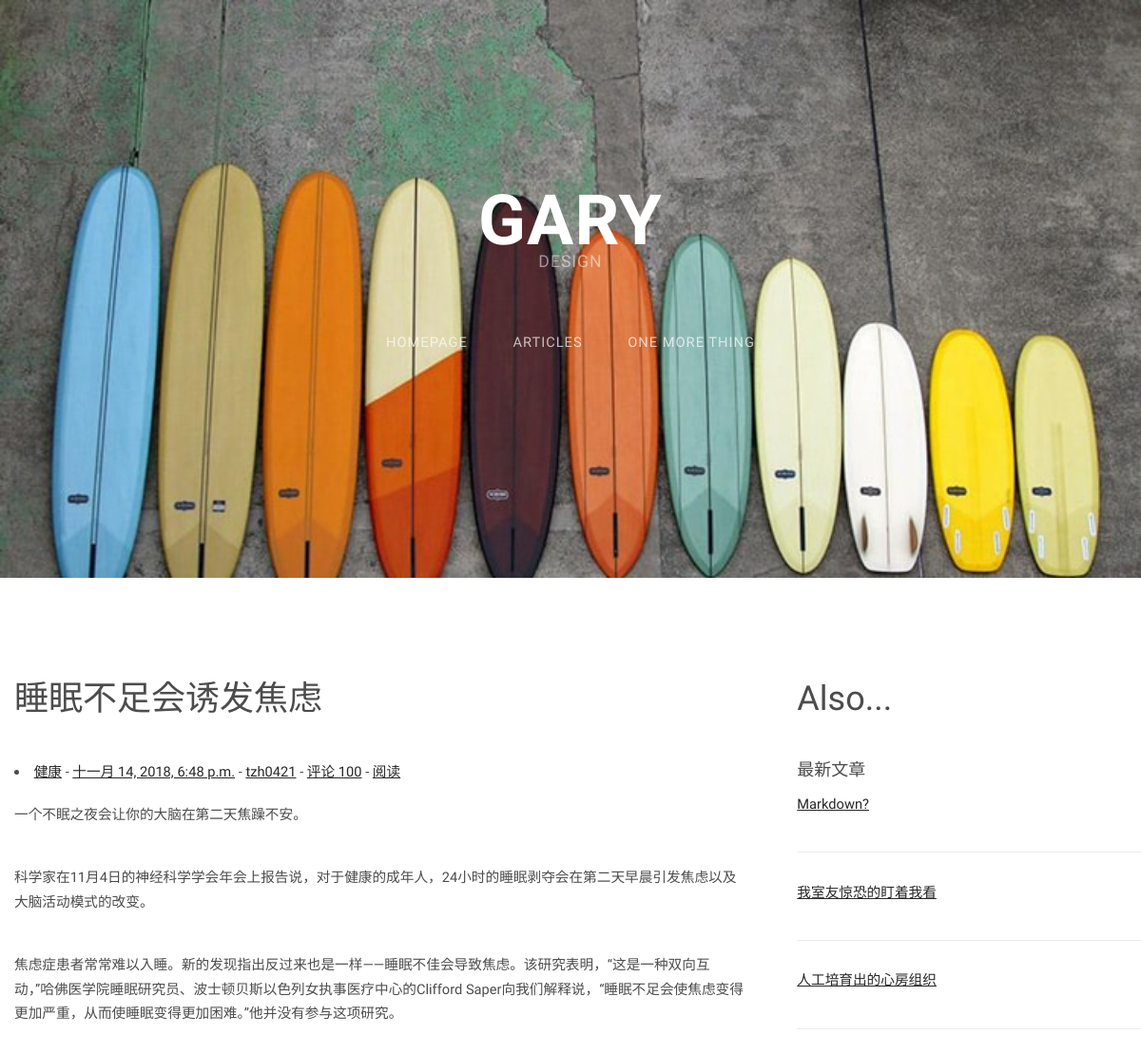
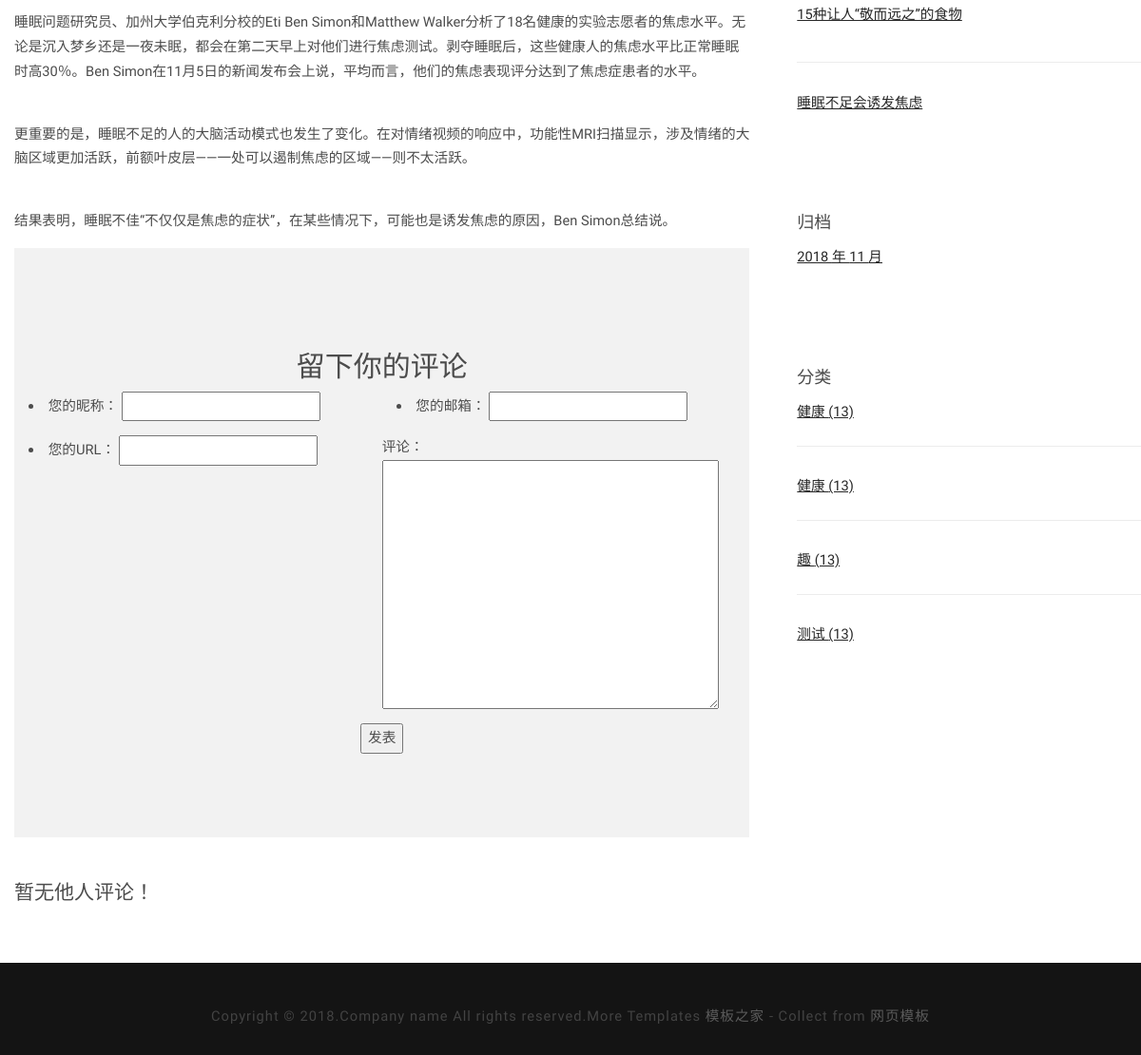
The app's page /post/1/ with its own data (2 pictures, top to bottom).
### blog/models.py (models this page shows, shortened)
class Post(models.Model):
    title = models.CharField(max_length=100)
    body = models.TextField()
    created_time = models.DateTimeField()
    modified_time = models.DateTimeField()
    excerpt = models.CharField(max_length=200, blank=True)
    category = models.ForeignKey(Category)
    tag = models.ManyToManyField(Tag, blank=True)
    author = models.ForeignKey(User)
    def get_absolute_url(self):
        return reverse('blog:detail', kwargs={'pk':self.pk})

class Category(models.Model):
    name = models.CharField(max_length=100)

### blog/views.py (the view)
# urls.py: url(r'^post/(?P<pk>[0-9]+)/$', views.detail, name='detail'),
def detail(request, pk):
    post = get_object_or_404(Post, pk=pk)
    post.body = markdown.markdown(post.body, extensions=[
        'markdown.extensions.extra',
        'markdown.extensions.codehilite',
        'markdown.extensions.toc'
    ])
    form = CommentForm()
    comment_list = post.comment_set.all()
    context = {
        'post': post,
        'form': form,
        'comment_list': comment_list,
    }
    return render(request, 'blog/detail.html', context=context)

### comments/forms.py
class CommentForm(forms.ModelForm):
    class Meta:
        model = Comment
        fields = ['name', 'email', 'url', 'text']

### blog/templatetags/blog_tags.py (called while the page is built)
@register.simple_tag
def get_recent_posts(num=5):
    return Post.objects.all().order_by('-created_time')[:num]

@register.simple_tag
def archives():
    return Post.objects.dates('created_time', 'month', order='DESC')

@register.simple_tag
def get_categories():
    return Category.objects.all()

### templates/blog/detail.html (shortened to what this page needs)
{% extends 'base.html' %}
{% load staticfiles %}
{% block nav %}
    <nav id="nav">
        <ul>
            <li><a href="{% url 'blog:index' %}">Homepage</a></li>
            <li><a href="{% url 'blog:articles' %}">Articles</a></li>
            <li><a href="#">One More Thing</a></li>
        </ul>
    </nav>
{% endblock nav %}
{% block main %}
    <section>
        <header>
            <p class="h1">{{ post.title }}</p>
        </header>
    </section>
    <div class="column">
        <li class="blockquote-footer">
            <span><a href="#">{{ post.category.name }}</a></span> -
            <span><a href="#"><time>{{ post.created_time }}</time></a></span> -
            <span><a href="#">{{ post.author }}</a></span> -
            <span><a href="#">评论 100</a></span> -
            <span><a href="#">阅读</a></span>
        </li>
        <p class="lead">{{ post.body|safe|linebreaks }}</p>
    </div>
    <section>
        <form action="{% url 'comments:post_comment' post.pk %}" method="post">
            <div id="featured">
                <p class="h2 text-center">留下你的评论</p>
                <div class="form-row">
                    <li class="form-group col-md-6">
                        <label for="{{ form.name.id_for_label }}">您的昵称：</label>
                        {{ form.name }}
                    </li>
                    <li class="form-group col-md-6">
                        <label for="{{ form.email.id_for_label }}">您的邮箱：</label>
                        {{ form.email }}
                    </li>
                </div>
                <div class="form-row">
                    <li class="form-group col-md-6">
                        <label for="{{ form.url.id_for_label }}">您的URL：</label>
                        {{ form.url }}
                    </li>
                </div>
                <div class="form-group">
                    <label for="{{ form.text.id_for_label }}">评论：</label>
                    {{ form.text }}
                </div>
                <div class="text-center">
                    <button type="submit" class="comment-btn">发表</button>
                </div>
            </div>
        </form>
    </section>
    <section class="lead">
        <ul class="comment-list list-unstyled">
            {% for comment in comment_list %}
            <li class="comment-item">
                <span class="nickname">{{ comment.name }}</span>
                <time class="submit-date">{{ comment.created_time }}</time>
                <div class="text">
                    {{ comment.text }}
                </div>
            </li>
            {% empty %}
            暂无他人评论！
            {% endfor %}
        </ul>
    </section>
{% endblock main %}

### templates/base.html (shortened to what this page needs)
{% load staticfiles %}
{% load blog_tags %}
{% load bootstrap3 %}
{% bootstrap_css %}
<!DOCTYPE HTML>
<html>
	<head>
        <link rel="stylesheet" href="{% static 'blog/css/skel-noscript.css' %}" />
        <link rel="stylesheet" href="{% static 'blog/css/style.css' %}" />
        <link rel="stylesheet" href="{% static 'blog/css/style-desktop.css' %}" />
        <link rel="stylesheet" href="blog/static/css/highlights/github.css" />
	</head>
	<body class="homepage">
		<div id="header">
			<div class="container">
				<div id="logo">
					<h1><a href="{% url 'blog:index' %}">Gary</a></h1>
					<span>Design</span>
				</div>
				{% block nav %}
                {% endblock nav %}
			</div>
		</div>
		<div id="main">
			<div class="container">
				<div class="row">
					<div id="content" class="8u skel-cell-important">
						{% block main %}
                        {% endblock main %}
					</div>
                    <div id="sidebar" class="4u">
                        <section>
                            <header>
                                <p class="h1">Also...</>
                            </header>
                        </section>
                        <section>
                            <ul class="style">
                                <li>
                                    <header>
                                        <p class="h4 mb-0">最新文章</p>
                                    </header>
                                    {% get_recent_posts as recent_post_list %}
                                        <ul>
								            {% for post in recent_post_list %}
                                                <li>
                                                    <p><a href="{{ post.get_absolute_url }}">{{ post.title }}</a></p>
                                                </li>
                                            {% empty %}
                                            暂无文章噢
                                            {% endfor %}
							            </ul>
                                </li>
                            </ul>
                        </section>
                        <section>
                             <ul class="style">
                                <li>
                                    <header>
                                        <p class="h4 mb-0">归档</p>
                                    </header>
                                    {% archives as date_list %}
                                        <ul>
								            {% for date in date_list %}
                                                <li>
                                                    <p><a href="{% url 'blog:archives' date.year date.month %}">{{ date.year }} 年 {{ date.month }} 月</a></p>
                                                </li>
                                            {% empty %}
                                            暂无归档噢
                                            {% endfor %}
							            </ul>
                                </li>
                            </ul>
                        </section>
                        <section>
                            <ul class="style">
                                <li>
                                    <header>
                                        <p class="h4 mb-0">分类</p>
                                    </header>
                                    {% get_categories as category_list %}
                                        <ul>
								            {% for category in category_list %}
                                                <li>
                                                    <a href="#">{{ category.name }} <span class="post-count">(13)</span></a>
                                                </li>
                                            {% empty %}
                                            暂无归档噢
                                            {% endfor %}
							            </ul>
                                </li>
                            </ul>
                        </section>
                    </div>
				</div>
			</div>
		</div>
		<div id="copyright">
			<div class="container">
				Copyright &copy; 2018.Company name All rights reserved.More Templates <a href="http://www.cssmoban.com/" target="_blank" title="模板之家">模板之家</a> - Collect from <a href="http://www.cssmoban.com/" title="网页模板" target="_blank">网页模板</a>
			</div>
		</div>
</body>
</html>

### blog/static/blog/css/skel-noscript.css (style rules this page uses)
html,body,div,span,applet,object,iframe,h1,h2,h3,h4,h5,h6,p,blockquote,pre,a,abbr,acronym,address,big,cite,code,del,dfn,em,img,ins,kbd,q,s,samp,small,strike,strong,sub,sup,tt,var,b,u,i,center,dl,dt,dd,ol,ul,li,fieldset,form,label,legend,table,caption,tbody,tfoot,thead,tr,th,td,article,aside,canvas,details,embed,figure,figcaption,footer,header,hgroup,menu,nav,output,ruby,section,summary,time,mark,audio,video { margin:0;padding:0;border:0;font-size:100%;font:inherit;vertical-align:baseline; }
article,aside,details,figcaption,figure,footer,header,hgroup,menu,nav,section { display:block; }
body { line-height:1; }
ol,ul { list-style:none; }
body { -webkit-text-size-adjust:none }
*, *:before, *:after { -moz-box-sizing: border-box; -webkit-box-sizing: border-box; -o-box-sizing: border-box; -ms-box-sizing: border-box; box-sizing: border-box; }
body { min-width: 1200px; }
.container { width: 1200px; margin-left: auto; margin-right: auto; }
.\38 u { width: 66.6666666667% }
.\34 u { width: 33.3333333333% }
.row > * { padding: 50px 0 0 50px; float: left; -moz-box-sizing: border-box; -webkit-box-sizing: border-box; -o-box-sizing: border-box; -ms-box-sizing: border-box; box-sizing: border-box; }
.row { margin-left: -50px; }
.row:after { content: ''; display: block; clear: both; height: 0; }
.row:first-child > * { padding-top: 0; }
.row > * { padding-top: 0; }

### blog/static/blog/css/style.css (style rules this page uses)
body { background: #141414; }
body,input,textarea,select { font-family: 'Arimo', sans-serif; font-size: 11pt; line-height: 1.75em; color: #4c4c4c; }
h1,h2,h3,h4,h5,h6 { text-transform: uppercase; font-weight: bold; }
h1 a, h2 a, h3 a, h4 a, h5 a, h6 a { color: inherit; text-decoration: none; }
a { text-decoration: underline; color: #272727; }
p, ul, ol, dl, table { margin-bottom: 1em; }
header { margin-bottom: 1em; }
section, article { margin-bottom: 3em; }
section > :last-child, article > :last-child { margin-bottom: 0; }
section:last-child, article:last-child { margin-bottom: 0; }
ul.style li { margin: 0; padding: 2em 0em 1.5em 0em; border-top: 1px solid #ECECEC; }
ul.style li:first-child { padding-top: 0; border-top: none; }
#header { position: relative; background: #2a2f27 url(../images/banner.jpg) no-repeat; background-size: cover; }
#nav ul { margin: 0; }
#main { position: relative; background: #fff; }
#featured { position: relative; background: #f2f2f2; }
#copyright { position: relative; padding: 3em 0em; letter-spacing: 1px; text-align: center; color: rgba(255,255,255,.2); }
#copyright a { text-decoration: none; color: rgba(255,255,255,.3); }

### blog/static/blog/css/style-desktop.css (style rules this page uses)
body,input,textarea,select { font-size: 11pt; }
#header { position: relative; padding: 5em 0em; text-align: center; }
.homepage #header { padding: 15em 0em; }
#logo { margin-bottom: 3em; }
#logo h1 { color: #FFF; }
#logo h1 a { display: block; letter-spacing: 1px; text-decoration: none; text-transform: uppercase; font-size: 5em; font-weight: 900; color: #FFF; }
#logo span { display: block; padding-top: 1em; letter-spacing: 1px; text-transform: uppercase; font-size: 1.2em; color: rgba(255,255,255,.5); }
#nav > ul > li { display: inline-block; }
#nav > ul > li:last-child { padding-right: 0; }
#nav > ul > li > a, #nav > ul > li > span { display: block; padding: 1em 1.5em; letter-spacing: 1px; text-decoration: none; text-transform: uppercase; font-weight: 200; font-size: 1em; outline: 0; color: rgba(255,255,255,.7); }
#main { padding: 6em 0em 4em 0em; }
#content header { margin-bottom: 2em; }
#featured { padding: 6em 0em; }
#copyright { padding: 3em 0em; }

### blog/static/blog/css/style-1000px.css (style rules this page uses)
body,input,textarea,select { font-size: 10.5pt; }

### records on screen
Post: title "睡眠不足会诱发焦虑", category.name "健康", created_time "十一月 14, 2018, 6:48 p.m.", author "tzh0421", body "一个不眠之夜会让你的大脑在第二天焦躁不安。 科学家在11月4日的神经科学学会年会上报告说，对于健康的成年人，24小时的睡眠剥夺会在第二天早晨引发焦虑以及大脑活动模式的改变。 焦虑症患者常常难以入睡。新的发现指出反过来也是一样——睡眠不佳会导致焦虑。该研究表明，“这是一种双向互动，”哈佛医学院睡眠研究员、波士顿贝斯以色列女执事医疗中心的Clifford Saper向我们解释说，“睡眠不足会使焦虑变得更加严重，从而使睡眠变得更加困难。”他并没有参与这项研究。 睡眠问题研究员、加州大学伯克利分校的Eti Ben Simon和Matthew Walker分析了18名健康的实验志愿者的焦虑水平。无论是沉入梦乡还是一夜未眠，都会在第二天早上对他们进行焦虑测试。剥夺睡眠后，这些健康人的焦虑水平比正常睡眠时高30％。Ben Simon在11月5日的新闻发布会上说，平均而言，他们的焦虑表现评分达到了焦虑症患者的水平。 更重要的是，睡眠不足的人的大脑活动模式也发生了变化。在对情绪视频的响应中，功能性MRI扫描显示，涉及情绪的大脑区域更加活跃，前额叶皮层——一处可以遏制焦虑的区域——则不太活跃。 结果表明，睡眠不佳“不仅仅是焦虑的症状”，在某些情况下，可能也是诱发焦虑的原因，Ben Simon总结说。"
Post: title "Markdown?"
Post: title "我室友惊恐的盯着我看"
Post: title "人工培育出的心房组织"
Post: title "15种让人“敬而远之”的食物"
Category: name "健康"
Category: name "健康"
Category: name "趣"
Category: name "测试"

### other values on screen
{{ date.year }} "2018"
{{ date.month }} "11"
